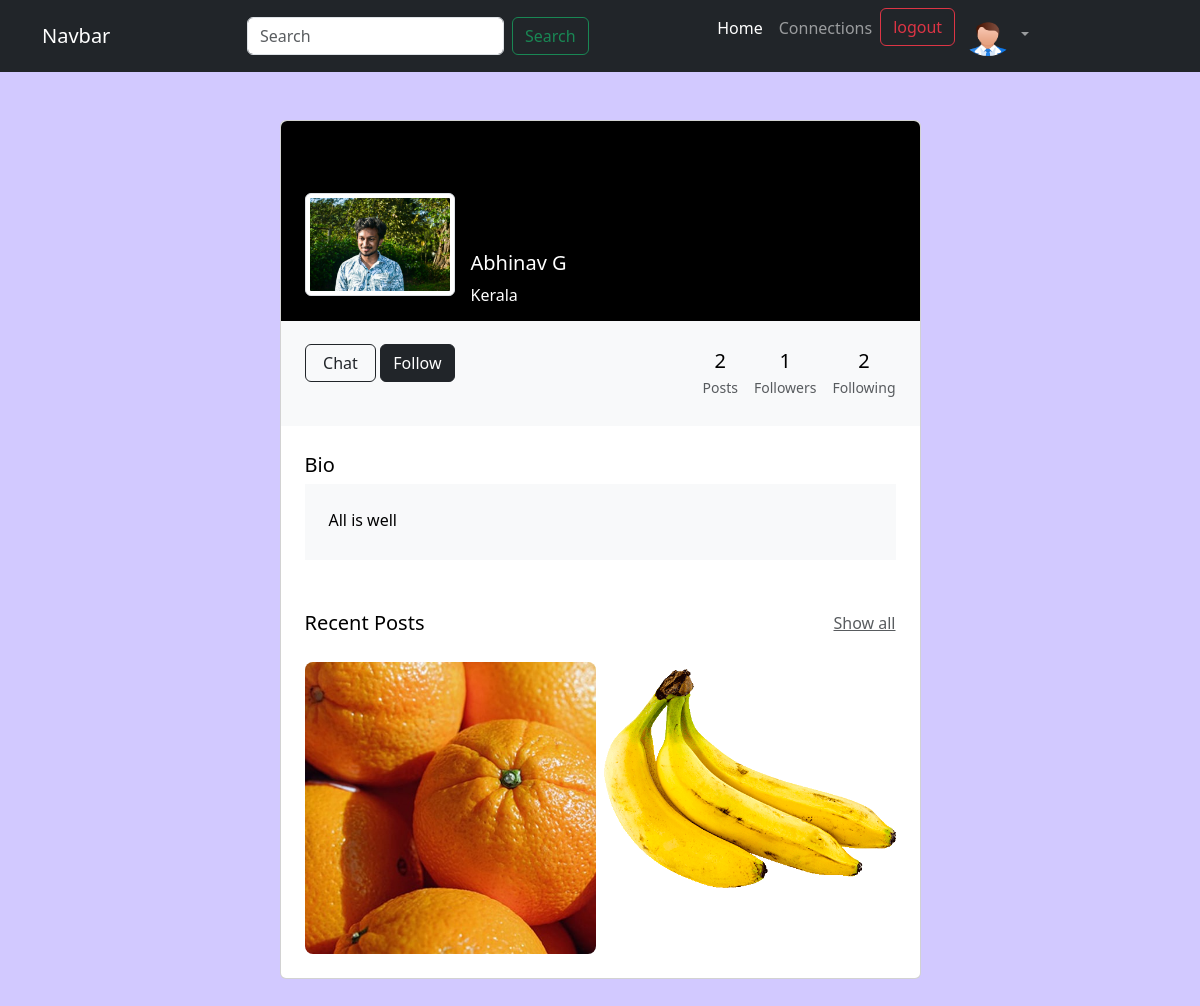
The page /user/profile/5 (signed in) on the database its author committed.
### user/models.py (models this page shows, shortened)
class Profile(models.Model):
    user = models.OneToOneField(User, on_delete=models.CASCADE)
    bio = models.TextField(blank=True)
    profileimg = models.ImageField(upload_to='profile_images', default='')
    phone = models.CharField(max_length=50,blank=True)
    state = models.CharField(max_length=100, blank=True)
    follows = models.ManyToManyField('self',
                                     related_name='followed_by',
                                     symmetrical=False,blank=True)

class Post(models.Model):
    id = models.UUIDField(primary_key=True,default=uuid.uuid4)
    userprofile = models.ForeignKey(Profile,on_delete=models.DO_NOTHING,related_name = 'userpost')
    video = models.FileField(upload_to='video',null=True)
    image = models.ImageField(upload_to='post_images',null=True)
    caption = models.TextField()
    created_at = models.DateTimeField(auto_now_add=True)
    likes = models.ManyToManyField(Profile,related_name='post_like',blank=True)

### user/views.py (the view, shortened to what this page needs)
# urls.py: path('profile/<int:id>',ProfilePage.as_view(),name='profile'),
class ProfilePage(View):
    def get(self,request,id):
        if request.user.is_authenticated:
            profile = Profile.objects.get(id=id)
            posts = Post.objects.filter(userprofile=profile)
            return render(request,'profile.html',{'profile':profile,'posts':posts})
        else:
            messages.error(request,'Loggin to view this page')
            return redirect('userhome')

### user/context_processors.py (called while the page is built)
def userinfo(request):
    if request.user.is_authenticated:
        userinfo = Profile.objects.get(user=request.user)
        return {'userinfo':userinfo}
    else:
        return {'userinfo':''}

### user/templates/profile.html (shortened to what this page needs)
{% extends 'layout.html' %}
{% load static %}
{% block content %}
<section class="h-100">
    <div class="container py-5 h-100">
      <div class="row d-flex justify-content-center align-items-center h-100">
        <div class="col col-lg-9 col-xl-7">
          <div class="card">
            <div class="rounded-top text-white d-flex flex-row" style="background-color: #000; height:200px;">
              <div class="ms-4 mt-5 d-flex flex-column" style="width: 150px;">
                {% if profile.profileimg %}
                <img src="{{profile.profileimg.url}}"
                alt="Generic placeholder image" class="img-fluid img-thumbnail mt-4 mb-5"
                style="width: 150px; z-index: 1">
                {% else %}
                <img src="{% static 'images/demoavatar.png' %}"
                alt="Generic placeholder image" class="img-fluid img-thumbnail mt-4 mb-5"
                style="width: 150px; z-index: 1">
                {% endif %}
                {% if profile.user == request.user %}
                <a type="button" class="btn btn-outline-dark" data-mdb-ripple-color="dark"
                  style="z-index: 1;" href="{% url "editpro" profile.id %}">
                  Edit profile
                </a>
                {% else %}
                <div class="d-flex" style="z-index: 1;">
                  <button type="button" class="btn btn-outline-dark me-1 flex-grow-1">Chat</button>
                  <form action="" method="post">
                    {% if profile in userinfo.follows.all %}
                    <button type="submit" name='follow' value='unfollow' class="btn btn-dark flex-grow-1">unfollow</button>
                    {% else %}
                    <button type="sumbit" name='follow' value='follow' class="btn btn-dark flex-grow-1">Follow</button>
                    {% endif %}
                  </form>
                </div>
                {% endif %}
              </div>
              <div class="ms-3" style="margin-top: 130px;">
                <h5>{{profile.user.first_name}} {{profile.user.last_name}}</h5>
                {% if profile.state %}
                <p>{{profile.state}}</p>
                {% endif %}
              </div>
            </div>
            <div class="p-4 text-black" style="background-color: #f8f9fa;">
              <div class="d-flex justify-content-end text-center py-1">
                <div>
                  <p class="mb-1 h5">{{profile.userpost.all | length}}</p>
                  <p class="small text-muted mb-0">Posts</p>
                </div>
                <div class="px-3">
                  <p class="mb-1 h5">{{profile.followed_by.all | length}}</p>
                  <p class="small text-muted mb-0">Followers</p>
                </div>
                <div>
                  <p class="mb-1 h5">{{profile.follows.all | length}}</p>
                  <p class="small text-muted mb-0">Following</p>
                </div>
              </div>
            </div>
            <div class="card-body p-4 text-black">
              <div class="mb-5">
                <p class="lead fw-normal mb-1">Bio</p>
                <div class="p-4" style="background-color: #f8f9fa;">
                  {% if profile.bio %}
                  <p class="font-italic mb-1">{{profile.bio}}</p>
                  {% endif %}
                </div>
              </div>
              <div class="d-flex justify-content-between align-items-center mb-4">
                <p class="lead fw-normal mb-0">Recent Posts</p>
                <p class="mb-0"><a href="#!" class="text-muted">Show all</a></p>
              </div>
              <div class="row g-2">
                {% for post in posts %}
                <div class="col">
                  {% if post.image %}
                  <img src="{{post.image.url}}"
                    alt="image 1" class="w-100 rounded-3">
                  {% endif %}
                </div>
                {% endfor %}
              </div>
            </div>
          </div>
        </div>
      </div>
    </div>
  </section>
{% endblock content %}

### static/css/style.css (style rules this page uses)
:root { --primary-color:#d2c9ff; --secondary-color:#f9f9f9; --dark-color:black; }
body { background-color: var(--primary-color); }

### rows shown on the page
Profile: profileimg (picture), user.first_name "Abhinav", user.last_name "G", state "Kerala", userpost.all|length "2", followed_by.all|length "1", follows.all|length "2", bio "All is well"
Post: image (picture)
Post: image (picture)
